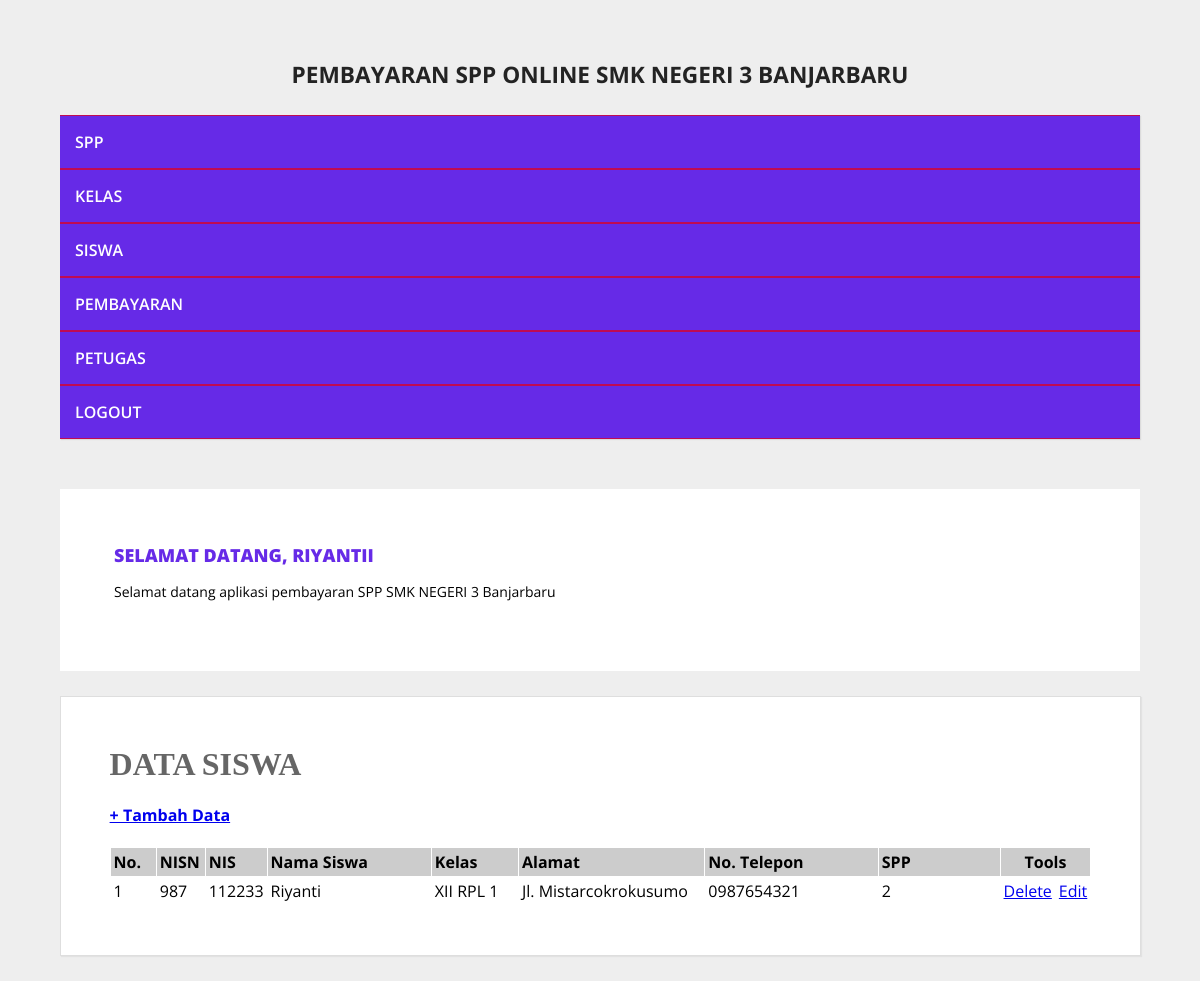
Screenshot of /halaman_admin.php?open=data_siswa (signed in) with the database file from the repository.
### tables this page shows
CREATE TABLE `siswa` (
  `nisn` int(10) NOT NULL,
  `nis` varchar(8) NOT NULL,
  `nama` varchar(35) NOT NULL,
  `id_kelas` varchar(11) NOT NULL,
  `alamat` text NOT NULL,
  `no_telp` varchar(15) NOT NULL,
  `id_spp` varchar(5) NOT NULL
);

CREATE TABLE `kelas` (
  `id_kelas` int(5) NOT NULL,
  `nama_kelas` varchar(10) NOT NULL,
  `kompetensi_keahlian` varchar(30) NOT NULL
);

CREATE TABLE `spp` (
  `id_spp` int(5) NOT NULL,
  `tahun` int(4) NOT NULL,
  `nominal` int(10) NOT NULL
);

### data_siswa.php (the view)
<?php
include_once "../src/koneksi.php";
?>
<h1><b>DATA SISWA</b></h1>
<h4>
    <a href="?open=tambah_siswa">+ Tambah Data</a>
</h4>
<table cellspacing="1" cellpadding="3">
    <tr>
        <td width="5%" bgcolor="#CCCCCC">
            <b>No.</b>
        </td>
        <td width="5%" bgcolor="#CCCCCC">
            <b>NISN</b>
        </td>
        <td width="5%" bgcolor="#CCCCCC">
            <b>NIS</b>
        </td>
        <td width="20%" bgcolor="#CCCCCC">
            <b>Nama Siswa</b>
        </td>
        <td width="10%" bgcolor="#CCCCCC">
            <b>Kelas</b>
        </td>
        <td width="20%" bgcolor="#CCCCCC">
            <b>Alamat</b>
        </td>
        <td width="20%" bgcolor="#CCCCCC">
            <b>No. Telepon</b>
        </td>
        <td width="30%" bgcolor="#CCCCCC">
            <b>SPP</b>
        </td>
        <td colspan="2" align="center" bgcolor="#CCCCCC">
            <b>Tools</b>
        </td>
    </tr>
    <?php
    $sql = mysqli_query(
        $koneksi,
        "SELECT * FROM kelas
        JOIN siswa ON kelas.id_kelas = siswa.id_kelas
        JOIN spp ON siswa.id_spp = spp.id_spp"
    );
    $nomor = 0;
    while ($data = mysqli_fetch_array($sql)) {
        $nomor++;
    ?>
    <tr>
        <td>
            <?php echo $nomor; ?>
        </td>
        <td>
            <?php echo $data['nisn']; ?>
        </td>
        <td>
            <?php echo $data['nis']; ?>
        </td>
        <td>
            <?php echo $data['nama']; ?>
        </td>
        <td>
            <?php echo $data['nama_kelas']; ?>
        </td>
        <td>
            <?php echo $data['alamat']; ?>
        </td>
        <td>
            <?php echo $data['no_telp']; ?>
        </td>
        <td>
            <?php echo $data['nominal']; ?>
        </td>
        <td width="9%" align="center">
            <a
                href="?open=hapus_siswa&nisn=<?php echo $data['nisn']; ?>"
                target="_self"
                onclick="return confirm('YAKIN INGIN MENGHAPUS DATA SISWA INI ... ?')"
            >
                Delete
            </a>
        </td>
        <td width="9%" align="center">
            <a
                href="?open=edit_siswa&nisn=<?php echo $data['nisn']; ?>"
                target="_self"
            >
                Edit
            </a>
        </td>
    </tr>
    <?php
    }
    ?>
</table>

### style.css (style rules this page uses)
body { background: #eeeeee; margin:0; font-family: 'Open Sans', sans-serif; }
.conteudo h1 { padding: 0; margin: 0 0 15px; font-weight: normal; color: #666; font-family: Georgia; }

### rows the page displays
siswa: nisn "987", nis "112233", nama "Riyanti", id_kelas.nama_kelas "XII RPL 1", alamat "Jl. Mistarcokrokusumo", no_telp "0987654321", id_spp.nominal "2"

### other values shown
$_SESSION['username'] "RIYANTII"
